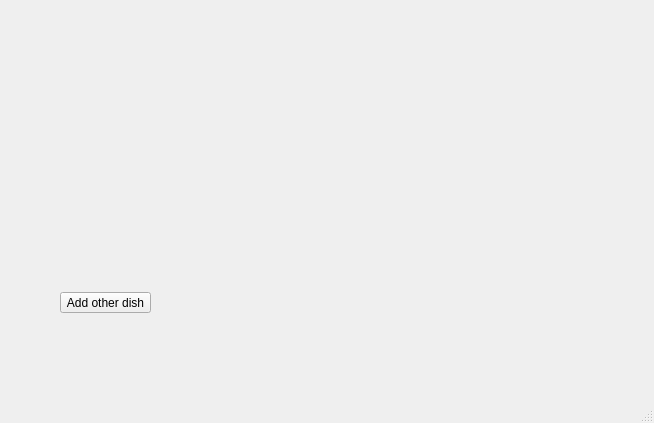
<?xml version="1.0" encoding="UTF-8"?>
<ui version="4.0">
 <class>MainWindow</class>
 <widget class="QMainWindow" name="MainWindow">
  <property name="geometry">
   <rect>
    <x>0</x>
    <y>0</y>
    <width>654</width>
    <height>423</height>
   </rect>
  </property>
  <property name="windowTitle">
   <string>MainWindow</string>
  </property>
  <widget class="QWidget" name="centralwidget">
   <widget class="QPushButton" name="pushButton">
    <property name="geometry">
     <rect>
      <x>60</x>
      <y>292</y>
      <width>91</width>
      <height>21</height>
     </rect>
    </property>
    <property name="text">
     <string>Add other dish</string>
    </property>
   </widget>
  </widget>
  <widget class="QMenuBar" name="menubar">
   <property name="geometry">
    <rect>
     <x>0</x>
     <y>0</y>
     <width>654</width>
     <height>21</height>
    </rect>
   </property>
  </widget>
  <widget class="QStatusBar" name="statusbar"/>
 </widget>
 <resources/>
 <connections/>
</ui>
